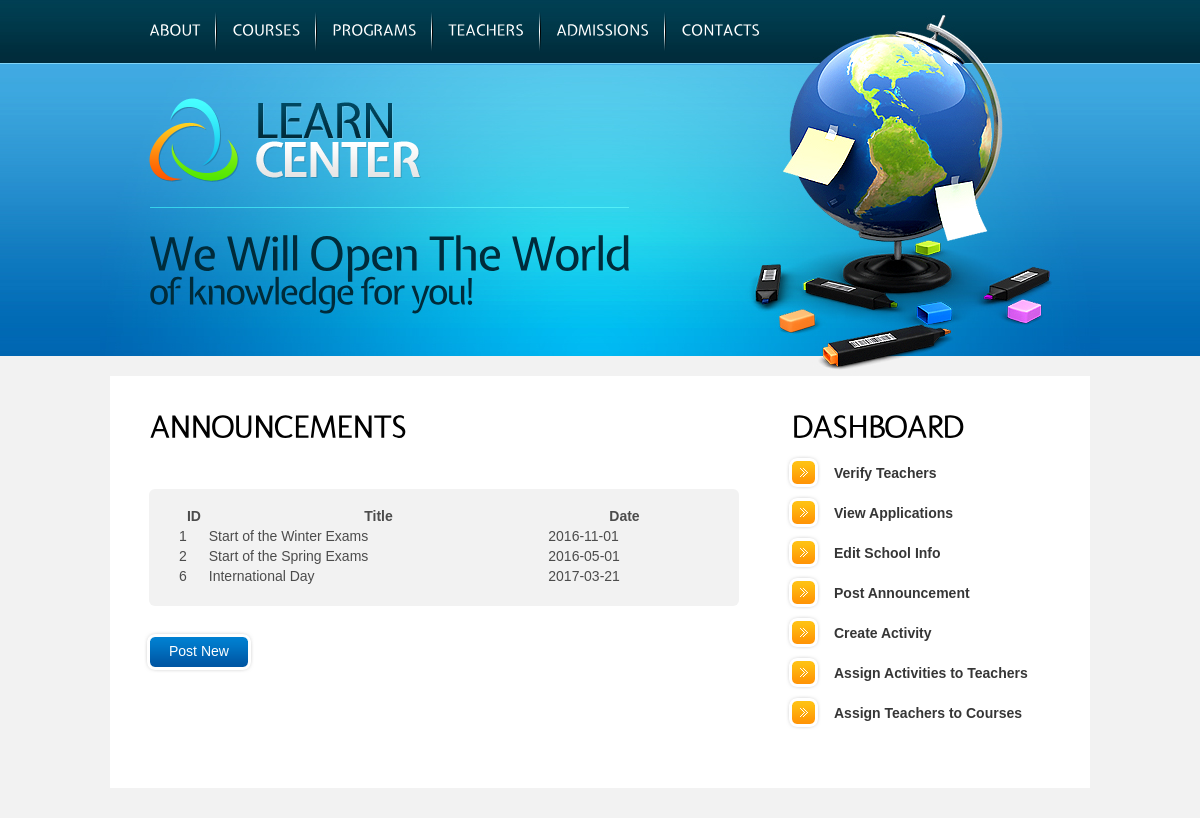
Screenshot of /admin_postAnnouncement.php with the database file from the repository.
### tables this page shows
CREATE TABLE Announcements
(
	announcement_ID INT AUTO_INCREMENT, 
	title VARCHAR(40), 
	announcement_type VARCHAR(50), 
	announcement_date DATE, 
	description VARCHAR(150), 
	administrator_id INT,
    PRIMARY KEY(announcement_ID),
	FOREIGN key(administrator_id) REFERENCES Administrators(id) ON DELETE CASCADE ON UPDATE CASCADE
);

### admin_postAnnouncement.php (the view, shortened to what this page needs)
<?php include 'database.php';
$all = htmlspecialchars($_GET['login']);
$info = explode("@",$all);
      $username =$info[0];
      $schoolid =$info[1];
?>
<?php
    function list_announcements() {
      $conn = mysqli_connect("localhost", "root", "", "Database_Project");
      $output = "";
    $result = mysqli_query($conn, "SELECT announcement_ID, title, announcement_date FROM Announcements WHERE administrator_id = 17;") or die('cannot show tables');
    while ($row = mysqli_fetch_array($result)){
      $output .= '
      <tr>
      <td>' . $row['announcement_ID'] . '</td>
      <td>' . $row['title'] . '</td>
      <td>' . $row['announcement_date'] . '</td>
      </tr>';
      }
      return $output;
     }
    $exec_func = list_announcements();
?>
<!DOCTYPE html>
<html lang="en">
<head>
<link rel="stylesheet" href="css/reset.css" type="text/css" media="all">
<link rel="stylesheet" href="css/layout.css" type="text/css" media="all">
<link rel="stylesheet" href="css/style.css" type="text/css" media="all">
</head>
<body id="page2">
<div class="body1">
  <div class="main">
    <header>
      <div class="wrapper">
        <nav>
          <ul id="menu">
            <li><a href="index.html">About</a></li>
            <li><a href="courses.html">Courses</a></li>
            <li><a href="programs.html">Programs</a></li>
            <li><a href="teachers.html">Teachers</a></li>
            <li><a href="admissions.html">Admissions</a></li>
            <li class="end"><a href="contacts.html">Contacts</a></li>
          </ul>
        </nav>
      </div>
      <div class="wrapper">
        <h1><a href="index.html" id="logo">Learn Center</a></h1>
      </div>
      <div id="slogan"> We Will Open The World<span>of knowledge for you!</span> </div>
    </header>
  </div>
</div>
<div class="body2">
  <div class="main">
    <section id="content">
      <div class="box1">
        <div class="wrapper">
          <article class="col1">
            <div class="pad_left1">
              <h2 class="pad_bot1">Announcements</h2>
            </div>
            <div class="pad_left1">
            <p class="pad_bot1 pad_top2"><strong> </strong>
            <p class="pad_bot1 pad_top2"><strong> </strong>
            </div>
               <div class="pad_left1">
              <div class="box2">
                <div class="wrapper">
                <table cellpadding="50" cellspacing="500" width="100%" class="sortable">
                    <thead>
                         <tr valign="middle">
                                <th>ID</th>
                                <th>Title</th>
                                <th>Date</th>
                                <td>&nbsp;</td>
                        </tr>
                    </thead>
                    <tbody>
                       <?php echo $exec_func; ?>
                    </tbody>
                 </table>
                </div>
              </div>
            </div>
             <a href="admin_postNewAnnouncement.php?login=<?php echo $username.'@'.$schoolid; ?>" class="button"><span><span> Post New </span></span></a>
          </article>
           <article class="col2 pad_left2">
            <div class="pad_left1">
              <h2>Dashboard</h2>
            </div>
            <ul class="list1 pad_bot1">
              <li><a href="admin_verTeacher.php?login=<?php echo $username; ?>">Verify Teachers</a></li>
              <li><a href="admin_viewApplications.php?login=<?php echo $username; ?>">View Applications</a></li>
              <li><a href="admin_editSchoolInfo.php?login=<?php echo $username; ?>">Edit School Info</a></li>
              <li><a href="admin_postAnnouncement.php?login=<?php echo $username; ?>">Post Announcement</a></li>
              <li><a href="admin_createActivity.php?login=<?php echo $username; ?>">Create Activity</a></li>
              <li><a href="admin_assignActivityTeacher.php?login=<?php echo $username; ?>">Assign Activities to Teachers</a></li>
              <li><a href="admin_assignCourseTeacher.php?login=<?php echo $username; ?>">Assign Teachers to Courses</a></li>
            </ul>
            </article>
        </div>
      </div>
    </section>
  </div>
</div>
</body>
</html>

### css/layout.css (style rules this page uses)
.col1, .col2, .col3, .cols { float:left }
.col1 { width:600px }
.col2 { width:270px }

### css/style.css (style rules this page uses)
article, aside, audio, canvas, command, datalist, details, embed, figcaption, figure, footer, header, hgroup, keygen, meter, nav, output, progress, section, source, video { display:block }
.wrapper { width:100%; overflow:hidden }
body { background:url(../images/bg_top2.jpg) top repeat-x #fff; border:0; font:14px Tahoma, Geneva, sans-serif; color:#4c4c4c; line-height:20px; padding-bottom:20px; min-width:980px }
.main { margin:0 auto; width:980px }
.body1 { background:url(../images/bg_top_img2.jpg) top center no-repeat }
.body2 { background:#f2f2f2 }
a { color:#000; text-decoration:underline; outline:none }
h1 { padding:47px 0 0 39px }
h2 { font-size:32px; color:#000; text-transform:uppercase; line-height:1.2em; padding:31px 0 20px 0; letter-spacing:-1px }
p { padding-bottom:20px }
header { height:376px; width:100%; overflow:hidden }
#logo { display:block; background:url(../images/logo.png) no-repeat; width:273px; height:84px; text-indent:-9999px }
#menu { float:left; padding:11px 0 0 39px }
#menu li { float:left; padding-right:17px; background:url(../images/menu_line.jpg) right 0 no-repeat; margin-right:15px }
#menu .end { background:none }
#menu li a { display:block; font-size:15px; color:#fff; line-height:36px; text-transform:uppercase; text-decoration:none; height:40px }
#slogan { background:url(../images/top_line2.gif) 0 0 no-repeat; font-size:46px; color:#002b3a; line-height:1.2em; margin:25px 0 0 39px; padding-top:18px; letter-spacing:-2px }
#slogan span { display:block; font-size:36px; line-height:1.2em; margin-top:-12px }
#content { width:100%; overflow:hidden; padding-bottom:30px }
.pad_left1 { padding-left:5px }
.pad_left2 { padding-left:42px }
.pad_top2 { padding-top:7px }
.pad_bot1 { padding-bottom:10px }
.box1 { padding:0 34px; background:#fff; padding-bottom:45px }
.box2 { background:#f2f2f2; padding:17px 30px 20px; border-radius:6px; -moz-border-radius:6px; -webkit-border-radius:6px; position:relative; margin-right:5px; margin-bottom:25px }
.button { display:inline-block; color:#fff; background:url(../images/button1_bg.gif) 0 0 repeat-x; line-height:40px; text-decoration:none; cursor:pointer }
.button span { display:block; background:url(../images/button1_left.gif) 0 0 no-repeat }
.button span span { background:url(../images/button1_right.gif) top right no-repeat; padding:0 25px; height:42px }
.list1 { margin-top:-12px }
.list1 li { line-height:40px }
.list1 li a { display:inline-block; background:url(../images/marker_1.gif) 0 2px no-repeat; padding-left:48px; color:#363636; font-weight:bold; text-decoration:none }

### rows the page displays
announcements: announcement_ID "1", title "Start of the Winter Exams", announcement_date "2016-11-01"
announcements: announcement_ID "2", title "Start of the Spring Exams", announcement_date "2016-05-01"
announcements: announcement_ID "6", title "International Day", announcement_date "2017-03-21"
